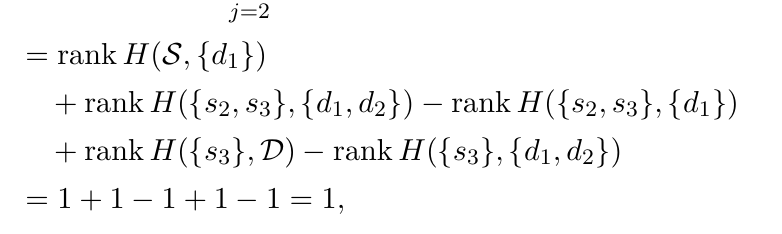
#> input picture data/history_images/1300000044_page_118_manual.png, 782 x 234 px
$ python -i layout_detector.py   (imports and definitions only)
#> lines starting #> are read from the running program, lines starting #| are printed output that depends on the picture; after the words box and inside, x2 and y2 are one past the last pixel; in counts of white or black regions, pixels touching at a corner belong together
"""Layout detection for mathematical equations.

This module identifies bounding boxes and structural elements in equation images.
It will eventually replace the monolithic LaTeX-first approach with region-wise
detection that preserves spatial relationships.
"""
from __future__ import annotations

import cv2
import numpy as np
from dataclasses import dataclass
from typing import List, Tuple
from pathlib import Path
from core.logger import logger


@dataclass
class Region:
    """A detected region in the equation image."""
    bbox: Tuple[int, int, int, int]  # (x, y, w, h)
    region_type: str  # 'symbol', 'subscript', 'superscript', 'fraction', 'matrix', 'operator'
    confidence: float = 1.0

    @property
    def center_x(self) -> float:
        return self.bbox[0] + self.bbox[2] / 2

    @property
    def center_y(self) -> float:
        return self.bbox[1] + self.bbox[3] / 2

    def __repr__(self) -> str:
        return f"Region(type={self.region_type!r}, bbox={self.bbox}, conf={self.confidence:.2f})"


class LayoutDetector:
    """Detect spatial layout and structural elements in equation images.

    This is a Phase 1 implementation that provides basic bounding box detection.
    Future enhancements will include:
    - Grid detection for matrices
    - Fraction bar detection
    - Horizontal alignment detection
    - Connected component analysis
    """

    def __init__(self):
        self.min_region_area = 10  # Minimum pixel area to consider a valid region
        self.max_region_area = 50000  # Maximum area (filter out noise)

    def detect(self, image_path: str | Path) -> List[Region]:
        """Detect regions in the equation image.

        Args:
            image_path: Path to the cropped equation image

        Returns:
            List of detected regions with bounding boxes and type hints
        """
        try:
            # Load image
            img = cv2.imread(str(image_path))
#> img is the input picture: shape (234, 782, 3); min 0, max 255, mean 246.7
            if img is None:
                logger.error(f"[LayoutDetector] Failed to load image: {image_path}")
                return []

            # Convert to grayscale
            gray = cv2.cvtColor(img, cv2.COLOR_BGR2GRAY)

            # Apply adaptive thresholding to handle varying lighting
            binary = cv2.adaptiveThreshold(
                gray, 255, cv2.ADAPTIVE_THRESH_GAUSSIAN_C,
                cv2.THRESH_BINARY_INV, 11, 2
            )
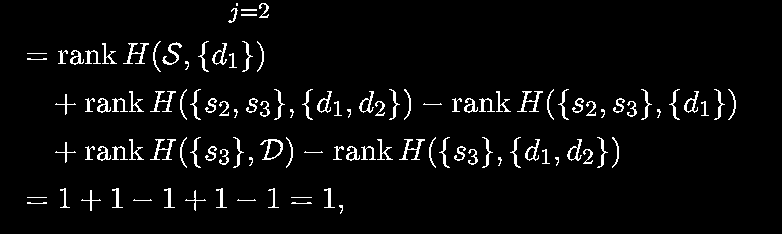
#> binary: shape (234, 782); 4.2% white in thin lines or dots, all inside (x1, y1, x2, y2) = (27, 3, 736, 214)

            # Find connected components
            num_labels, labels, stats, centroids = cv2.connectedComponentsWithStats(
                binary, connectivity=8
            )
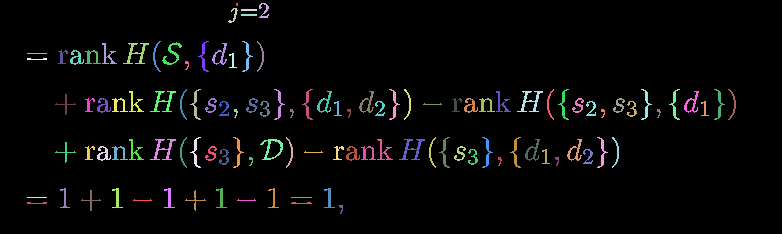
#> labels: shape (234, 782) int32; 113 distinct labels, from 0 to 112; one colour per label, 0 black
#> num_labels = 113; stats = 113 rows, first 6: [0, 0, 782, 234, 175225], [236, 3, 2, 3, 6], [259, 3, 10, 15, 64], [228, 8, 10, 15, 47], [241, 9, 16, 2, 32], [241, 14, 16, 2, 32]; centroids = 113 pairs, first value 36.5 to 732.6, second value 4 to 207.9

            regions = []

            # Process each component (skip background at index 0)
            for i in range(1, num_labels):
                x, y, w, h, area = stats[i]

                # Filter out too small or too large regions
                if area < self.min_region_area or area > self.max_region_area:
                    continue

                # Heuristic type classification based on size and position
                # This is a placeholder - will be replaced with proper classification
                region_type = self._classify_region_type(x, y, w, h, img.shape)

                regions.append(Region(
                    bbox=(x, y, w, h),
                    region_type=region_type,
                    confidence=0.8  # Placeholder confidence
                ))
#> this loop made 112 passes
#> (x, y, w, h, area, vertical_position in _classify_region_type, aspect_ratio in _classify_region_type, region_type) on passes 2 to 13: (259, 3, 10, 15, 64, 0.0128, 0.667, 'superscript'), (228, 8, 10, 15, 47, 0.0342, 0.667, 'superscript'), (241, 9, 16, 2, 32, 0.0385, 8, 'operator'), (241, 14, 16, 2, 32, 0.0598, 8, 'operator'), (153, 41, 8, 31, 63, 0.175, 0.258, 'superscript'), (198, 41, 11, 31, 90, 0.175, 0.355, 'superscript'), (242, 41, 11, 31, 89, 0.175, 0.355, 'superscript'), (257, 41, 7, 31, 59, 0.175, 0.226, 'superscript'), (102, 43, 15, 21, 93, 0.184, 0.714, 'superscript'), (123, 43, 26, 21, 163, 0.184, 1.24, 'superscript'), (162, 42, 20, 23, 128, 0.179, 0.87, 'superscript'), (212, 43, 15, 22, 108, 0.184, 0.682, 'superscript')
#> after the loop, regions = 111 items

            # Sort regions left-to-right, top-to-bottom for logical ordering
            regions = sorted(regions, key=lambda r: (r.center_y, r.center_x))

            logger.info(f"[LayoutDetector] Detected {len(regions)} regions in {image_path}")
            return regions

        except Exception as e:
            logger.error(f"[LayoutDetector] Error during detection: {e}")
            return []

    def _classify_region_type(self, x: int, y: int, w: int, h: int,
                              img_shape: Tuple[int, int, int]) -> str:
        """Classify region type based on geometric heuristics.

        This is a placeholder implementation. Future versions will use:
        - Machine learning classifiers
        - Spatial relationship graphs
        - Pattern matching (e.g., fraction bars, matrix grids)
        """
        img_height, img_width = img_shape[:2]

        # Vertical position relative to image
        vertical_position = y / img_height

        # Aspect ratio
        aspect_ratio = w / h if h > 0 else 1.0

        # Simple heuristics (to be replaced with proper classification)
        if aspect_ratio > 3.0:
            # Very wide - likely a horizontal line (fraction bar, underline)
            return 'operator'
        elif vertical_position < 0.3:
            # Upper region - likely superscript
            return 'superscript'
        elif vertical_position > 0.7:
            # Lower region - likely subscript
            return 'subscript'
        else:
            # Middle region - likely main symbol
            return 'symbol'

    def detect_grid(self, regions: List[Region]) -> List[List[Region]]:
        """Detect grid structure (for matrices, aligned equations).

        Args:
            regions: List of detected regions

        Returns:
            2D list of regions organized by row and column
        """
        # Placeholder for matrix detection
        # Future implementation will cluster regions by row/column alignment
        return [regions]  # Return single row for now

>>> result = LayoutDetector().detect('../../data/history_images/1300000044_page_118_manual.png')
#> result = 111 items

$ run again, on data/history_images/1300000044_page_121_manual.png
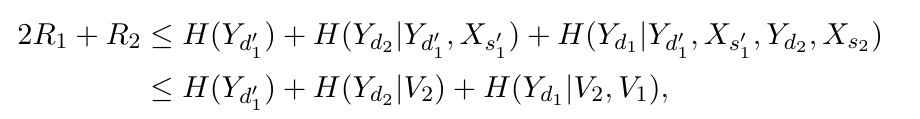
#> input picture data/history_images/1300000044_page_121_manual.png, 920 x 119 px
#> in detect, img is the input picture: shape (119, 920, 3); min 0, max 255, mean 243.9
#> in detect, `binary = cv2.adaptiveThreshold( gray, 255, cv2.ADAPTIVE_THRESH_GAUSSIA..`:
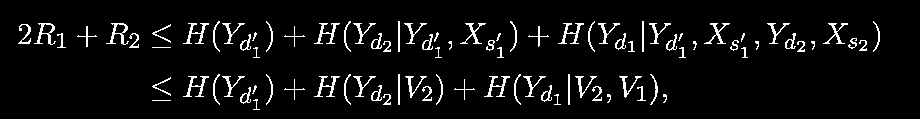
#> binary: shape (119, 920); 5.5% white in thin lines or dots, all inside (x1, y1, x2, y2) = (18, 21, 880, 110)
#> in detect, `num_labels, labels, stats, centroids = cv2.connectedComponentsWithStat..`:
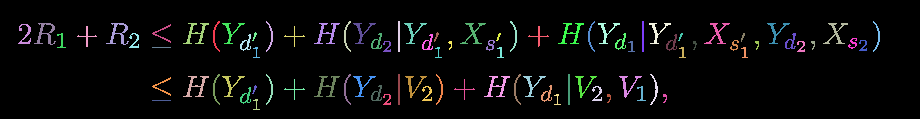
#> labels: shape (119, 920) int32; 91 distinct labels, from 0 to 90; one colour per label, 0 black
#> num_labels = 91; stats = 91 rows, first 6: [0, 0, 920, 119, 103410], [213, 21, 7, 31, 62], [266, 21, 7, 31, 59], [344, 21, 7, 31, 62], [398, 21, 2, 31, 62], [510, 21, 7, 31, 62]; centroids = 91 pairs, first value 25.05 to 876.9, second value 30.71 to 104.2
#> the loop in detect, `for i in range(1, num_labels):` made 90 passes
#> (x, y, w, h, area, vertical_position in _classify_region_type, aspect_ratio in _classify_region_type, region_type) on passes 1 to 8: (213, 21, 7, 31, 62, 0.176, 0.226, 'superscript'), (266, 21, 7, 31, 59, 0.176, 0.226, 'superscript'), (344, 21, 7, 31, 62, 0.176, 0.226, 'superscript'), (398, 21, 2, 31, 62, 0.176, 0.0645, 'superscript'), (510, 21, 7, 31, 62, 0.176, 0.226, 'superscript'), (588, 21, 7, 31, 59, 0.176, 0.226, 'superscript'), (642, 21, 2, 31, 62, 0.176, 0.0645, 'superscript'), (873, 21, 7, 31, 59, 0.176, 0.226, 'superscript')
#> after the loop in detect, `for i in range(1, num_labels):`: regions = 90 items

$ run again, on data/history_images/1300000044_page_122_manual.png
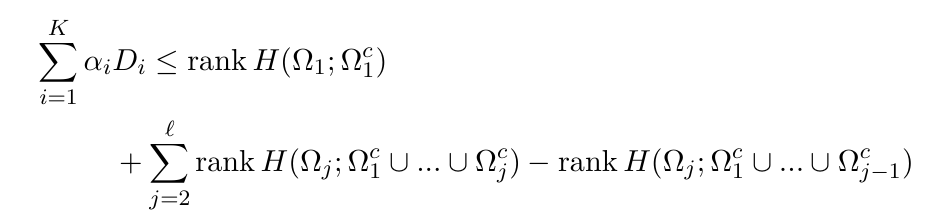
#> input picture data/history_images/1300000044_page_122_manual.png, 951 x 224 px
#> in detect, img is the input picture: shape (224, 951, 3); min 0, max 255, mean 249.7
#> in detect, `binary = cv2.adaptiveThreshold( gray, 255, cv2.ADAPTIVE_THRESH_GAUSSIA..`:
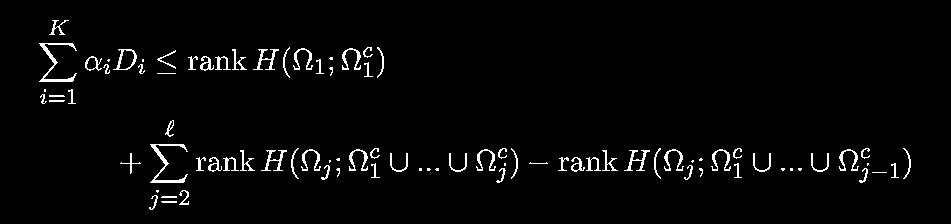
#> binary: shape (224, 951); 2.7% white in thin lines or dots, all inside (x1, y1, x2, y2) = (39, 20, 911, 210)
#> in detect, `num_labels, labels, stats, centroids = cv2.connectedComponentsWithStat..`:
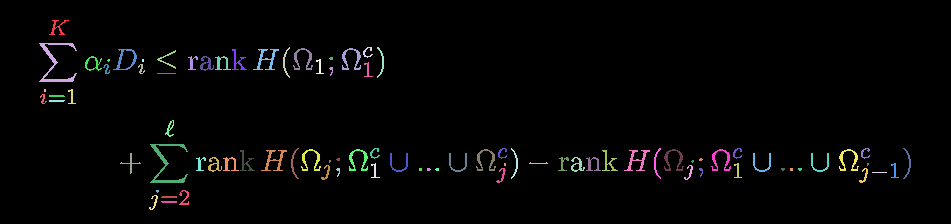
#> labels: shape (224, 951) int32; 89 distinct labels, from 0 to 88; one colour per label, 0 black
#> num_labels = 89; stats = 89 rows, first 6: [0, 0, 951, 224, 207369], [49, 20, 20, 15, 88], [39, 43, 38, 39, 326], [283, 47, 7, 31, 59], [363, 47, 10, 11, 40], [377, 47, 7, 31, 62]; centroids = 89 pairs, first value 42.77 to 907.6, second value 27.18 to 201.9
#> the loop in detect, `for i in range(1, num_labels):` made 88 passes
#> (x, y, w, h, area, vertical_position in _classify_region_type, aspect_ratio in _classify_region_type, region_type) on passes 1 to 8: (49, 20, 20, 15, 88, 0.0893, 1.33, 'superscript'), (39, 43, 38, 39, 326, 0.192, 0.974, 'superscript'), (283, 47, 7, 31, 59, 0.21, 0.226, 'superscript'), (363, 47, 10, 11, 40, 0.21, 0.909, 'superscript'), (377, 47, 7, 31, 62, 0.21, 0.226, 'superscript'), (113, 49, 24, 21, 141, 0.219, 1.14, 'superscript'), (232, 49, 15, 21, 93, 0.219, 0.714, 'superscript'), (253, 49, 26, 21, 163, 0.219, 1.24, 'superscript')
#> after the loop in detect, `for i in range(1, num_labels):`: regions = 77 items

$ run again, on data/history_images/1300000044_page_12_manual.png
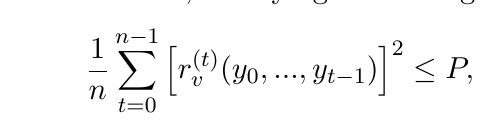
#> input picture data/history_images/1300000044_page_12_manual.png, 496 x 124 px
#> in detect, img is the input picture: shape (124, 496, 3); min 0, max 255, mean 248.3
#> in detect, `binary = cv2.adaptiveThreshold( gray, 255, cv2.ADAPTIVE_THRESH_GAUSSIA..`:
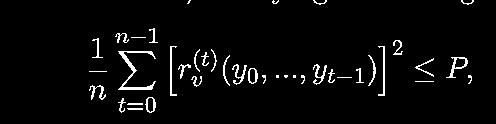
#> binary: shape (124, 496); 3.5% white in thin lines or dots, all inside (x1, y1, x2, y2) = (89, 0, 474, 113)
#> in detect, `num_labels, labels, stats, centroids = cv2.connectedComponentsWithStat..`:
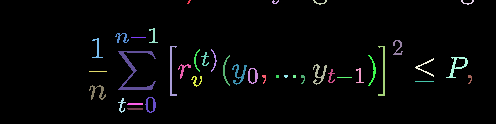
#> labels: shape (124, 496) int32; 41 distinct labels, from 0 to 40; one colour per label, 0 black
#> num_labels = 41; stats = 41 rows, first 6: [0, 0, 496, 124, 59341], [187, 0, 4, 4, 8], [272, 0, 7, 4, 15], [313, 0, 14, 5, 24], [461, 0, 13, 5, 23], [149, 28, 9, 15, 44]; centroids = 41 pairs, first value 96.93 to 469.6, second value 1.5 to 108.5
#> the loop in detect, `for i in range(1, num_labels):` made 40 passes
#> (x, y, w, h, area, vertical_position in _classify_region_type, aspect_ratio in _classify_region_type, region_type) on passes 3, 4, 5, 6, 8, 9, 10, 11: (313, 0, 14, 5, 24, 0, 2.8, 'superscript'), (461, 0, 13, 5, 23, 0, 2.6, 'superscript'), (149, 28, 9, 15, 44, 0.226, 0.6, 'superscript'), (115, 33, 14, 10, 56, 0.266, 1.4, 'superscript'), (92, 38, 11, 20, 57, 0.306, 0.55, 'symbol'), (393, 40, 10, 15, 59, 0.323, 0.667, 'symbol'), (170, 46, 7, 50, 116, 0.371, 0.14, 'symbol'), (378, 46, 7, 50, 116, 0.371, 0.14, 'symbol')
#> after the loop in detect, `for i in range(1, num_labels):`: regions = 37 items
